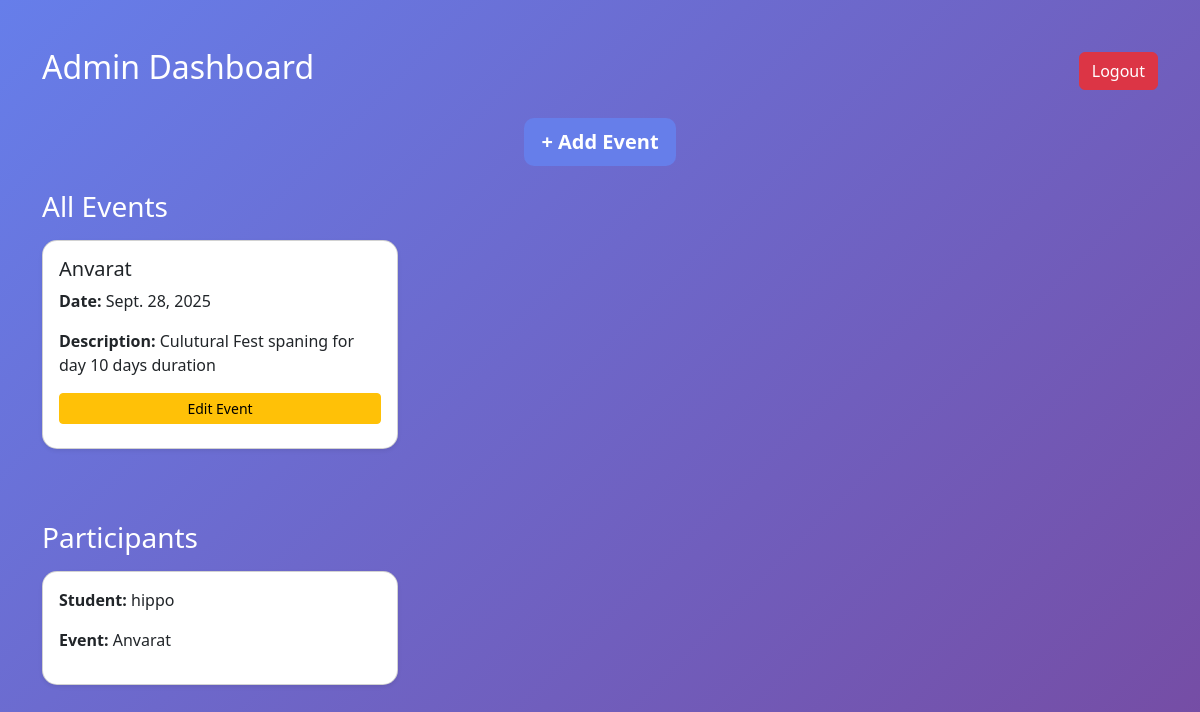
Before: /teacher/dashboard/ (signed in) with the older database file.
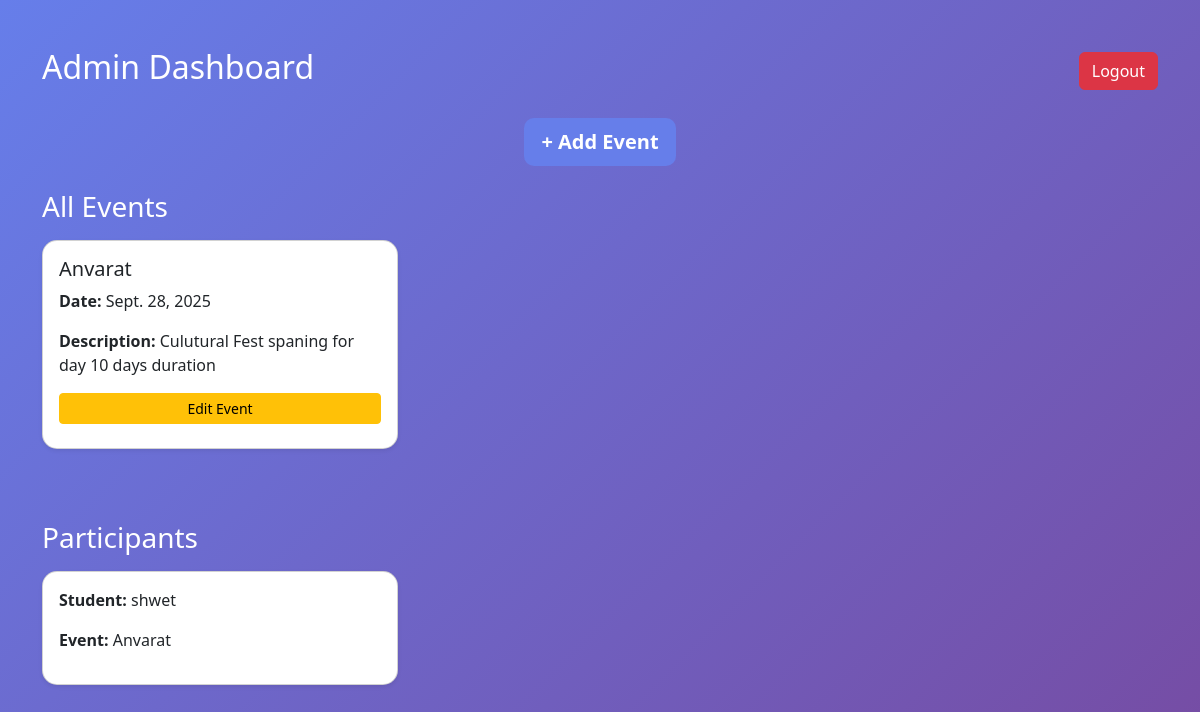
After: the same page with the newer database file.
### accounts/models.py (models this page shows, shortened)
class Event(models.Model):
    title = models.CharField(max_length=200)
    description = models.TextField()
    date = models.DateField()
    venue = models.CharField(max_length=200)
    category = models.CharField(max_length=50)
    poster = models.ImageField(upload_to="event_posters/", blank=True, null=True)
    created_by = models.ForeignKey(
        CustomUser,
        on_delete=models.CASCADE,
        related_name="events",
        null=True,     # ✅ fixes migration issue
        blank=True     # ✅ allows empty in admin/forms if needed
    )

class Registration(models.Model):
    event = models.ForeignKey(Event, on_delete=models.CASCADE)
    student = models.ForeignKey(CustomUser, on_delete=models.CASCADE)
    timestamp = models.DateTimeField(auto_now_add=True)

class CustomUser(AbstractUser):
    ROLE_CHOICES = (
        ("student", "Student"),
        ("admin", "Admin"),
    )
    role = models.CharField(max_length=10, choices=ROLE_CHOICES, default="student")

### accounts/views.py (the view)
# urls.py: path("teacher/dashboard/", views.admin_dashboard, name="admin_dashboard"),
@login_required(login_url="accounts:login")
def admin_dashboard(request):
    if not request.user.is_staff:
        messages.error(request, "Unauthorized access.")
        return redirect("accounts:student_dashboard")
    events = Event.objects.filter(created_by=request.user)
    participants = Registration.objects.filter(event__created_by=request.user)
    return render(request, "admin_dashboard.html", {
        "events": events,
        "participants": participants
    })

### accounts/templates/admin_dashboard.html (shortened to what this page needs)
{% extends "base.html" %}
{% block body_class %}dashboard-body{% endblock %}
{% block content %}
<div class="container py-5">
  <div class="d-flex justify-content-between align-items-center mb-4">
    <h2 class="text-white">Admin Dashboard</h2>
    <a href="{% url 'accounts:logout' %}" class="btn btn-danger">Logout</a>
  </div>
  <div class="mb-4 text-center">
    <a href="{% url 'accounts:add_event' %}" class="btn btn-custom btn-lg">+ Add Event</a>
  </div>
  <h3 class="text-white mb-3">All Events</h3>
  <div class="row mb-5">
    {% if events %}
      {% for event in events %}
        <div class="col-md-4 mb-4">
          <div class="card shadow-sm h-100">
            <div class="card-body d-flex flex-column">
              <h5 class="card-title">{{ event.title }}</h5>
              <p class="card-text"><strong>Date:</strong> {{ event.date }}</p>
              <p class="card-text"><strong>Description:</strong> {{ event.description|default:"No description" }}</p>
              <div class="mt-auto">
                <a href="{% url 'accounts:edit_event' event.id %}" class="btn btn-warning btn-sm w-100 mb-2">
                   Edit Event
                </a>
              </div>
            </div>
          </div>
        </div>
      {% endfor %}
    {% else %}
      <p class="text-white">No events created yet.</p>
    {% endif %}
  </div>
  <h3 class="text-white mb-3">Participants</h3>
  <div class="row">
    {% if participants %}
      {% for p in participants %}
        <div class="col-md-4 mb-3">
          <div class="card shadow-sm h-100">
            <div class="card-body">
              <p><strong>Student:</strong> {{ p.student.username }}</p>
              <p><strong>Event:</strong> {{ p.event.title }}</p>
            </div>
          </div>
        </div>
      {% endfor %}
    {% else %}
      <p class="text-white">No participants yet.</p>
    {% endif %}
  </div>
</div>
{% endblock %}

### accounts/templates/base.html (shortened to what this page needs)
{% load static %}
<!DOCTYPE html>
<html lang="en">
<head>
  <link href="https://cdn.jsdelivr.net/npm/bootstrap@5.3.3/dist/css/bootstrap.min.css" rel="stylesheet">
</head>
<body class="{% block body_class %}auth-body{% endblock %}">
  <div id="particle-container"></div>
  <div id="wrapper">
    {% block content %}{% endblock %}
  </div>
</body>
</html>

Changed rows visible on the page:
removed Registration: student.username "hippo", event "Anvarat"
added Registration: student.username "shwet", event "Anvarat"
